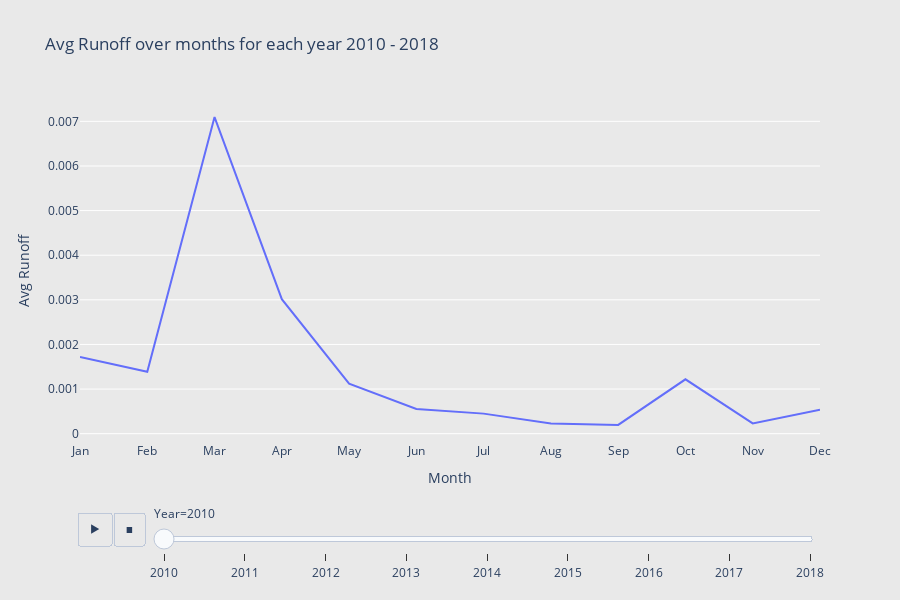

Notebook code cell kept with this figure:
### Code cell
import plotly.express as px

# gapminder = px.data.gapminder()

fig = px.line(df_grp1, x="Month", y="Avg Runoff", color="Year", title="Avg Runoff over months for each year 2010 - 2018",
             animation_frame="Year")

# format the layout
fig.update_layout(
    xaxis=dict(showgrid=False),
    yaxis=dict(zeroline=False, gridcolor='white'),
    paper_bgcolor='rgb(233,233,233)',
    plot_bgcolor='rgb(233,233,233)',
    showlegend=False)

fig.show()

### Figure 1 — Plotly figure (JSON) as saved in the notebook; plotly's stock layout.template omitted (floating-point values rounded to 4 significant figures)
{"data": [{"hoverlabel": {"namelength": 0}, "hovertemplate": "Year=2010<br>Month=%{x}<br>Avg Runoff=%{y}", "legendgroup": "Year=2010", "line": {"color": "#636efa", "dash": "solid"}, "mode": "lines", "name": "Year=2010", "showlegend": true, "type": "scatter", "x": ["Jan", "Feb", "Mar", "Apr", "May", "Jun", "Jul", "Aug", "Sep", "Oct", "Nov", "Dec"], "xaxis": "x", "y": [0.001716, 0.001387, 0.007096, 0.003014, 0.001123, 0.0005538, 0.0004491, 0.0002288, 0.0001963, 0.001218, 0.0002297, 0.0005356], "yaxis": "y"}], "layout": {"height": 600, "legend": {"tracegroupgap": 0}, "paper_bgcolor": "rgb(233,233,233)", "plot_bgcolor": "rgb(233,233,233)", "showlegend": false, "sliders": [{"active": 0, "currentvalue": {"prefix": "Year="}, "len": 0.9, "pad": {"b": 10, "t": 60}, "steps": [{"args": [["2010"], {"frame": {"duration": 0, "redraw": false}, "fromcurrent": true, "mode": "immediate", "transition": {"duration": 0, "easing": "linear"}}], "label": "2010", "method": "animate"}, {"args": [["2011"], {"frame": {"duration": 0, "redraw": false}, "fromcurrent": true, "mode": "immediate", "transition": {"duration": 0, "easing": "linear"}}], "label": "2011", "method": "animate"}, {"args": [["2012"], {"frame": {"duration": 0, "redraw": false}, "fromcurrent": true, "mode": "immediate", "transition": {"duration": 0, "easing": "linear"}}], "label": "2012", "method": "animate"}, {"args": [["2013"], {"frame": {"duration": 0, "redraw": false}, "fromcurrent": true, "mode": "immediate", "transition": {"duration": 0, "easing": "linear"}}], "label": "2013", "method": "animate"}, {"args": [["2014"], {"frame": {"duration": 0, "redraw": false}, "fromcurrent": true, "mode": "immediate", "transition": {"duration": 0, "easing": "linear"}}], "label": "2014", "method": "animate"}, {"args": [["2015"], {"frame": {"duration": 0, "redraw": false}, "fromcurrent": true, "mode": "immediate", "transition": {"duration": 0, "easing": "linear"}}], "label": "2015", "method": "animate"}, {"args": [["2016"], {"frame": {"duration": 0, "redraw": false}, "fromcurrent": true, "mode": "immediate", "transition": {"duration": 0, "easing": "linear"}}], "label": "2016", "method": "animate"}, {"args": [["2017"], {"frame": {"duration": 0, "redraw": false}, "fromcurrent": true, "mode": "immediate", "transition": {"duration": 0, "easing": "linear"}}], "label": "2017", "method": "animate"}, {"args": [["2018"], {"frame": {"duration": 0, "redraw": false}, "fromcurrent": true, "mode": "immediate", "transition": {"duration": 0, "easing": "linear"}}], "label": "2018", "method": "animate"}], "x": 0.1, "xanchor": "left", "y": 0, "yanchor": "top"}], "title": {"text": "Avg Runoff over months for each year 2010 - 2018"}, "updatemenus": [{"buttons": [{"args": [null, {"frame": {"duration": 500, "redraw": false}, "fromcurrent": true, "mode": "immediate", "transition": {"duration": 500, "easing": "linear"}}], "label": "&#9654;", "method": "animate"}, {"args": [[null], {"frame": {"duration": 0, "redraw": false}, "fromcurrent": true, "mode": "immediate", "transition": {"duration": 0, "easing": "linear"}}], "label": "&#9724;", "method": "animate"}], "direction": "left", "pad": {"r": 10, "t": 70}, "showactive": false, "type": "buttons", "x": 0.1, "xanchor": "right", "y": 0, "yanchor": "top"}], "xaxis": {"anchor": "y", "domain": [0, 1], "showgrid": false, "title": {"text": "Month"}}, "yaxis": {"anchor": "x", "domain": [0, 1], "gridcolor": "white", "title": {"text": "Avg Runoff"}, "zeroline": false}}}
